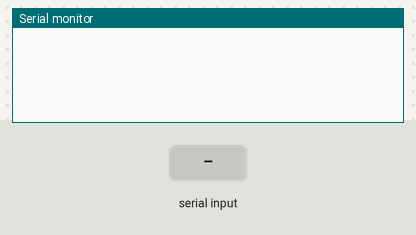
A sketch run on a simulated Arduino Uno, built with avr-gcc and run on an emulated ATmega328P. Parts: the last lines printed to the serial monitor. Inputs (shaded band) come from the test bench.

Above: at 1.2 s.
1.3 s: "1" received over Serial
At 3.5 s:
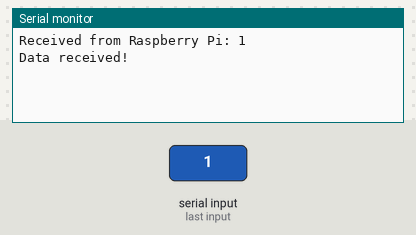
3.8 s: "0" received over Serial
At 5.2 s:
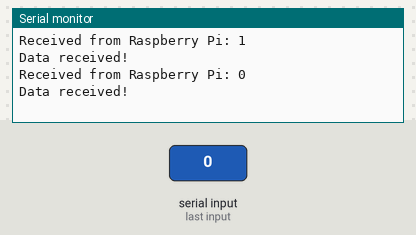
5.3 s: "2" received over Serial
At 6.7 s:
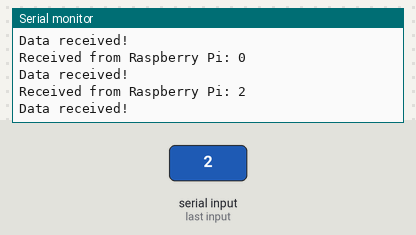

Measured:
- after the input at 1.3 s, the serial monitor: prints a new line after 1.0 s (image 1)
- after the input at 3.8 s, the serial monitor: prints a new line after 1.0 s (image 2)
- after the input at 5.3 s, the serial monitor: prints a new line after 1.0 s (image 3)

The sketch:

ckech_txrx_ar_ras.ino
```cpp
void setup() {
  Serial.begin(9600);
}

void loop() {
  if (Serial.available()) {
    String data_received = Serial.readString();
    Serial.print("Received from Raspberry Pi: ");
    Serial.println(data_received);
    String dataTOsend = "Data received!";
    Serial.println(dataTOsend);
  }
}


//import serial
//
//ser = serial.Serial('/dev/ttyS0', 9600)
//
//while True:
//    data_to_send = "HI FROM RASBERRY PI TO ARDUINO!"
//    ser.write(data_to_send.encode())
//    data_received = ser.readline().decode().rstrip()
//    print("Received from Arduino:", data_received)
//
//
//
//equals_pos = received_string.find('=') //receuved string from either the coaster module or the arduino, it finds equals position and extracts the data after the equals
//
//weight = received_string[equals_pos + 1:]
//
//weight = weight.strip()
//
//substance_weight=int(weight)
//
//print(substance_weight)
```
